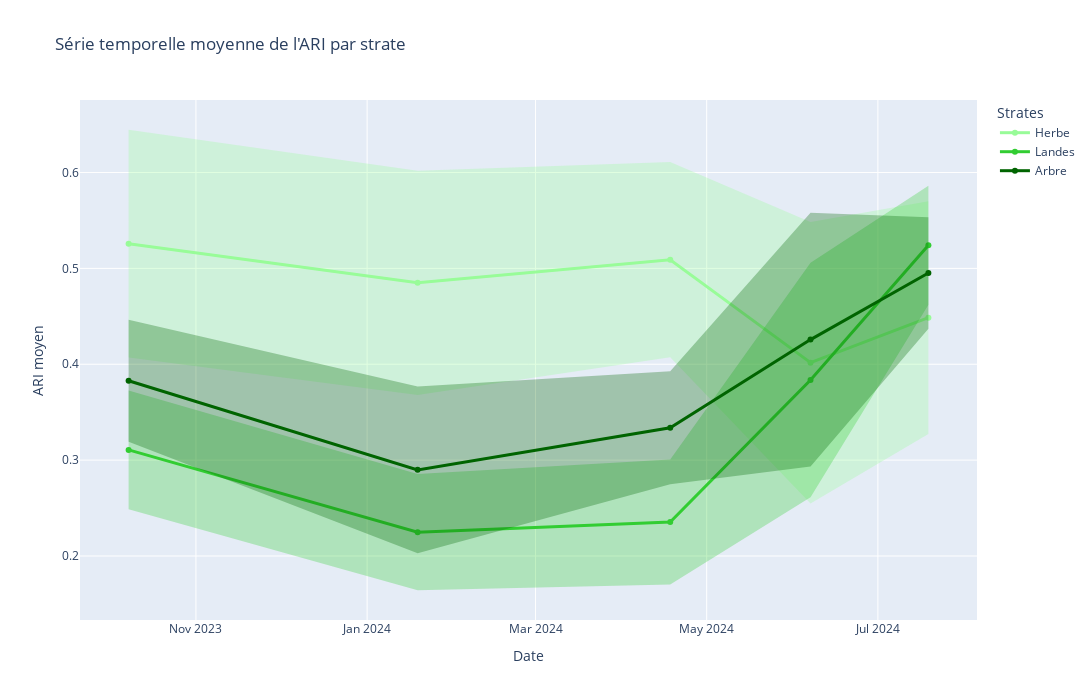

The cell this chart's notebook holds for it:
### Code cell
# Extraction des moyennes

import os
import numpy as np
import geopandas as gpd
from osgeo import gdal, ogr
import plotly.graph_objects as go

# Charger les strates
strates_path = '/home/onyxia/work/data/projet_eval/PI_strates_bretagne_32630.shp'
gdf = gpd.read_file(strates_path)

# Lire le fichier ARI
ari_path = '/home/onyxia/work/results/ARI_serie_temp.tif'
ari_ds = gdal.Open(ari_path)
dates = ['2023-10-08', '2024-01-19', '2024-04-18', '2024-06-07', '2024-07-19']

# Préparer les données
strates = sorted(gdf['strate'].unique())
ari_means = {strate: [] for strate in strates}
ari_stds = {strate: [] for strate in strates}

# Informations spatiales
transform = ari_ds.GetGeoTransform()
projection = ari_ds.GetProjection()
x_size = ari_ds.RasterXSize
y_size = ari_ds.RasterYSize

# Pour chaque strate
for strate in strates:
    strate_gdf = gdf[gdf['strate'] == strate]

    # Pour chaque date
    for band_num in range(1, ari_ds.RasterCount + 1):
        band = ari_ds.GetRasterBand(band_num)
        ari_array = band.ReadAsArray()

        # Masque pour la strate
        mem_drv = ogr.GetDriverByName('Memory')
        mem_ds = mem_drv.CreateDataSource('out')
        mem_layer = mem_ds.CreateLayer('poly', srs=ogr.osr.SpatialReference(wkt=projection), geom_type=ogr.wkbPolygon)

        for _, row in strate_gdf.iterrows():
            feature = ogr.Feature(mem_layer.GetLayerDefn())
            feature.SetGeometry(ogr.CreateGeometryFromWkb(row.geometry.wkb))
            mem_layer.CreateFeature(feature)
            feature = None

        # Rasteriser
        mem_raster_ds = gdal.GetDriverByName('MEM').Create('', x_size, y_size, 1, gdal.GDT_Byte)
        mem_raster_ds.SetGeoTransform(transform)
        mem_raster_ds.SetProjection(projection)
        mem_raster_band = mem_raster_ds.GetRasterBand(1)
        mem_raster_band.Fill(0)
        gdal.RasterizeLayer(mem_raster_ds, [1], mem_layer, burn_values=[1], options=["ALL_TOUCHED=TRUE"])

        # Extraire les valeurs ARI
        rasterized = mem_raster_ds.GetRasterBand(1).ReadAsArray()
        ari_values = ari_array[rasterized == 1]
        ari_values = ari_values[ari_values != nodata]

        # Calculer moyenne et écart-type
        if len(ari_values) > 0:
            mean_ari = np.nanmean(ari_values)
            std_ari = np.nanstd(ari_values)
        else:
            mean_ari = np.nan
            std_ari = np.nan

        ari_means[strate].append(mean_ari)
        ari_stds[strate].append(std_ari)

# Créer le graphique
colors = {
    2: 'rgba(152, 251, 152, 1.0)',  # Herbe
    3: 'rgba(50, 205, 50, 1.0)',   # Landes
    4: 'rgba(0, 100, 0, 1.0)'      # Arbre
}

labels = {
    2: 'Herbe',
    3: 'Landes',
    4: 'Arbre'
}

fig = go.Figure()
for strate in strates:
    means = ari_means[strate]
    stds = ari_stds[strate]
    color = colors.get(strate, 'rgba(128, 128, 128, 1.0)')
    label = labels.get(strate, f'Strate {strate}')

    fig.add_trace(go.Scatter(
        x=dates,
        y=means,
        mode='lines+markers',
        name=label,
        line=dict(color=color, width=3)
    ))

    fig.add_trace(go.Scatter(
        x=np.concatenate([dates, dates[::-1]]),
        y=np.concatenate([np.array(means) + np.array(stds), (np.array(means) - np.array(stds))[::-1]]),
        fill='toself',
        fillcolor=color.replace('1.0', '0.3'),
        line=dict(color='rgba(255,255,255,0)'),
        showlegend=False,
        hoverinfo="skip"
    ))

fig.update_layout(
    title='Série temporelle moyenne de l\'ARI par strate',
    xaxis_title='Date',
    yaxis_title='ARI moyen',
    legend_title='Strates',
    hovermode='x unified',
    width=1200,
    height=700
)

# Enregistrer le graphique
os.makedirs('/home/onyxia/work/results/figure', exist_ok=True)
fig.write_html('/home/onyxia/work/results/figure/ARI_series.html')
fig.show()

### Figure 1 — Plotly figure (JSON) as saved in the notebook; plotly's stock layout.template omitted (floating-point values rounded to 4 significant figures)
{"data": [{"line": {"color": "rgba(152, 251, 152, 1.0)", "width": 3}, "mode": "lines+markers", "name": "Herbe", "type": "scatter", "x": ["2023-10-08", "2024-01-19", "2024-04-18", "2024-06-07", "2024-07-19"], "y": [0.5258, 0.4849, 0.5091, 0.4017, 0.4486]}, {"fill": "toself", "fillcolor": "rgba(152, 251, 152, 0.3)", "hoverinfo": "skip", "line": {"color": "rgba(255,255,255,0)"}, "showlegend": false, "type": "scatter", "x": ["2023-10-08", "2024-01-19", "2024-04-18", "2024-06-07", "2024-07-19", "2024-07-19", "2024-06-07", "2024-04-18", "2024-01-19", "2023-10-08"], "y": [0.6446, 0.6019, 0.6109, 0.5485, 0.5701, 0.3271, 0.2549, 0.4072, 0.3679, 0.4069]}, {"line": {"color": "rgba(50, 205, 50, 1.0)", "width": 3}, "mode": "lines+markers", "name": "Landes", "type": "scatter", "x": ["2023-10-08", "2024-01-19", "2024-04-18", "2024-06-07", "2024-07-19"], "y": [0.3106, 0.2248, 0.2354, 0.3835, 0.5241]}, {"fill": "toself", "fillcolor": "rgba(50, 205, 50, 0.3)", "hoverinfo": "skip", "line": {"color": "rgba(255,255,255,0)"}, "showlegend": false, "type": "scatter", "x": ["2023-10-08", "2024-01-19", "2024-04-18", "2024-06-07", "2024-07-19", "2024-07-19", "2024-06-07", "2024-04-18", "2024-01-19", "2023-10-08"], "y": [0.3725, 0.2854, 0.3006, 0.5058, 0.5862, 0.4621, 0.2611, 0.1702, 0.1642, 0.2487]}, {"line": {"color": "rgba(0, 100, 0, 1.0)", "width": 3}, "mode": "lines+markers", "name": "Arbre", "type": "scatter", "x": ["2023-10-08", "2024-01-19", "2024-04-18", "2024-06-07", "2024-07-19"], "y": [0.3828, 0.2898, 0.3337, 0.4257, 0.4952]}, {"fill": "toself", "fillcolor": "rgba(0, 100, 0, 0.3)", "hoverinfo": "skip", "line": {"color": "rgba(255,255,255,0)"}, "showlegend": false, "type": "scatter", "x": ["2023-10-08", "2024-01-19", "2024-04-18", "2024-06-07", "2024-07-19", "2024-07-19", "2024-06-07", "2024-04-18", "2024-01-19", "2023-10-08"], "y": [0.4466, 0.3768, 0.3926, 0.5581, 0.5534, 0.437, 0.2934, 0.2748, 0.2029, 0.319]}], "layout": {"height": 700, "hovermode": "x unified", "legend": {"title": {"text": "Strates"}}, "title": {"text": "Série temporelle moyenne de l'ARI par strate"}, "width": 1200, "xaxis": {"title": {"text": "Date"}}, "yaxis": {"title": {"text": "ARI moyen"}}}}
